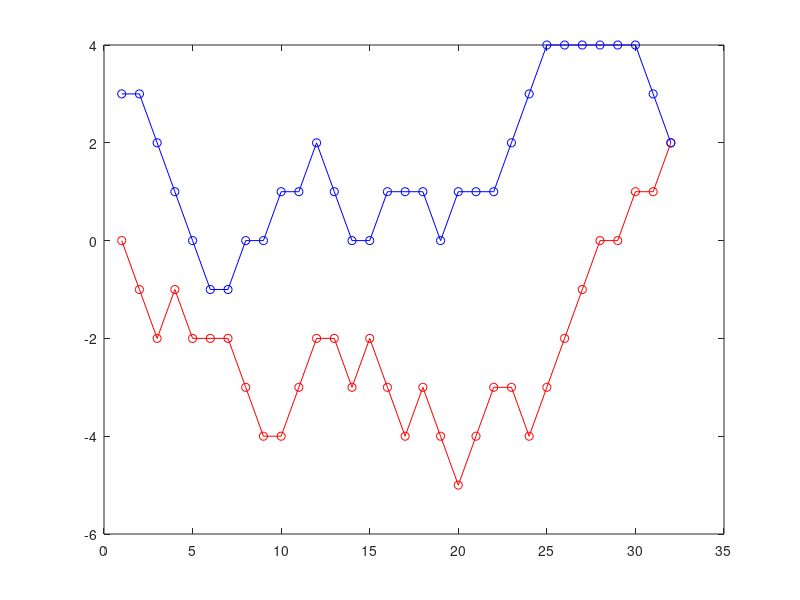

MATLAB code to generate this figure:
p = zeros(1);
p(1) = 0; %start value%
q = zeros(1);
q(1) = 3; %start value%
i = 2;
while(p(i-1) ~= q(i-1))
    R = rand;
    if R <= 0.333
        p(i) = p(i-1) - 1;
    elseif R > 0.666
        p(i) = 1 + p(i-1);
    else
        p(i) = p(i-1);
    end
    
    R = rand;
    if R <= 0.333
        q(i) = -1 + q(i-1);
    elseif R > 0.666
        q(i) = 1 + q(i-1);
    else
        q(i) = q(i-1);
    end
    
    i = i + 1;
end

fprintf('The expected time is %d sec\n', i-1);


plot(p,"-or")
hold on
plot(q,"-ob")

